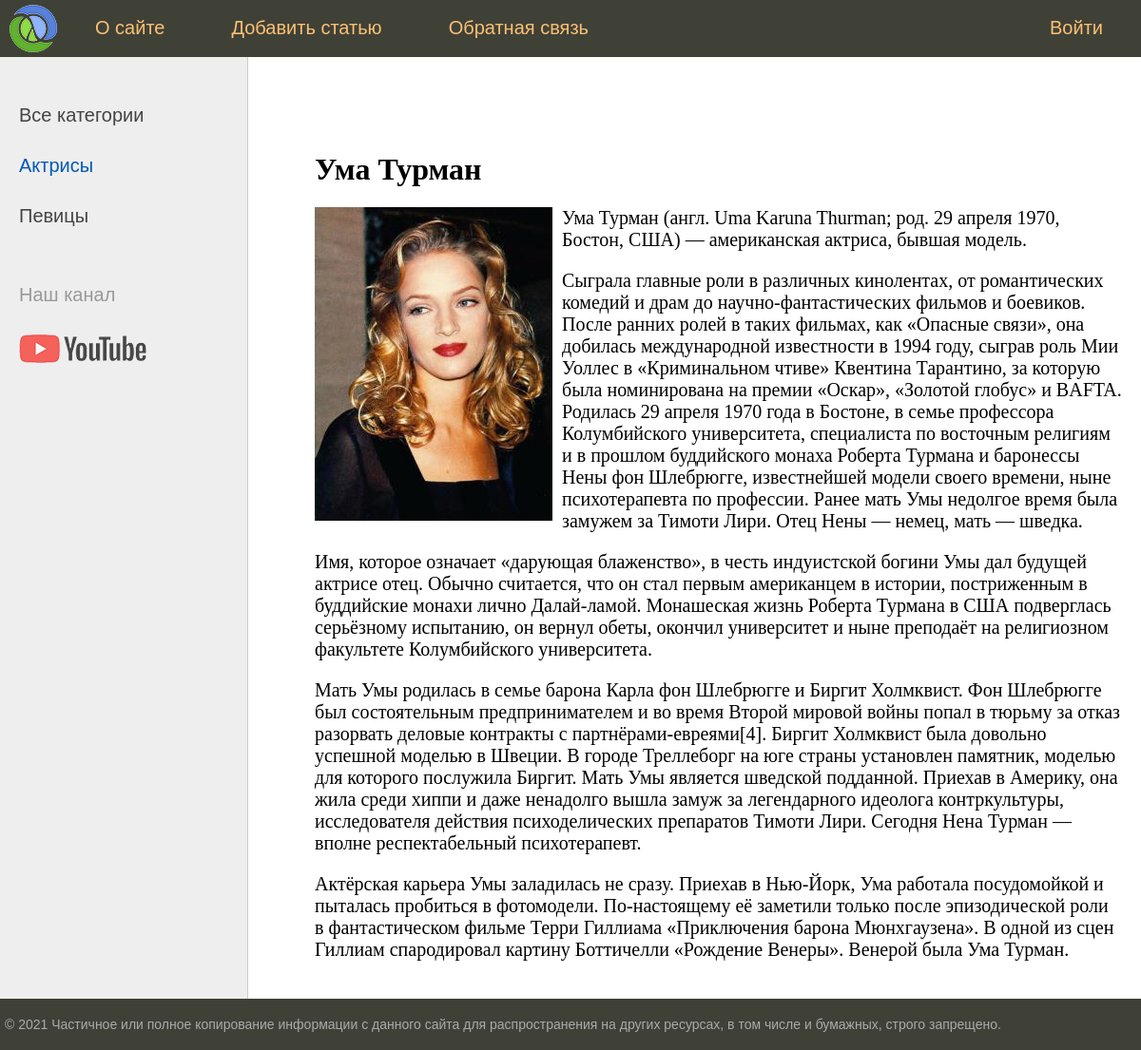
Page /2/ on the committed database.
### women/models.py (models this page shows, shortened)
class Category(models.Model):
    name = models.CharField(max_length=100, db_index=True, verbose_name="Категория")                       #  Название рубрики
    def get_absolute_url(self):
        return reverse('category', kwargs={'cat_id': self.pk})
    class Meta:
        verbose_name = 'Категорию'
        verbose_name_plural = 'Категории'
        ordering = ['id']

class Women(models.Model):
    title = models.CharField(max_length=255, verbose_name="Заголовок")
    content = models.TextField(blank=True, verbose_name="Текст статьи")                                    #  blank=True поле может оставаться пустым
    photo = models.ImageField(upload_to="photos/%Y/%m/%d/", verbose_name="Фото")                           #  подкаталог photos/%Y/%m/%d/ текущий год/месяц/день
    time_create = models.DateTimeField(auto_now_add=True, verbose_name="Время создания")                   #  auto_now_add=True примет текущее время в момент записи и его не поменяет
    time_update = models.DateTimeField(auto_now=True, verbose_name="Время изменения")                      #  auto_now=True примет текущее время в момент записи и его поменяет в случае редактирования
    is_published = models.BooleanField(default=True, verbose_name="Публикация")                            #  default=True при добавлении новой записи то данное поле по умол. примет True
    cat = models.ForeignKey('Category', on_delete=models.PROTECT, null=True, verbose_name="Категория")     # 'Category' имя класса в кавычках поскольку class Category идет после class Women
    class Meta:
        verbose_name = 'Известные женщины'
        verbose_name_plural = 'Известные женщины'
        ordering = ['time_create', 'title']                                                                #  Сортировка по времени в admin django

### women/views.py (the view)
# urls.py: path('<int:post_id>/', show_post, name='post'),
def show_post(request, post_id):
    post = get_object_or_404(Women, pk=post_id)
    context = {
        'post': post,
        'menu': menu,
        'title': post.title,
        'cat_selected': post.cat_id,
    }
    return render(request, 'women/post.html', context=context)

### women/templatetags/women_tags.py (called while the page is built)
@register.inclusion_tag('women/list_categories.html')
def show_categories(sort=None, cat_selected=0):              #  Возвращает полноценную html страницу
    if not sort:
        cats = Category.objects.all()                        #  Читает все категории из стр. Категории
    else:
        cats = Category.objects.order_by(sort)
    return {"cats": cats, "cat_selected": cat_selected}      #  Возвращает словарь

### women/templates/women/post.html
{% extends 'women/base.html' %}
{% block content %}
<h1>{{post.title}}</h1>
{% if post.photo %}
<p><img class="img-article-left" src="{{post.photo.url}}"></p>
{% endif %}
{{post.content|linebreaks}}
{% endblock %}

### women/templates/women/list_categories.html
{% for c in cats %}
{% if c.pk == cat_selected %}
<li class="selected">{{ c.name }}</li>
{% else %}
<li><a href="{{ c.get_absolute_url }}">{{ c.name }}</a></li>
{% endif %}
{% endfor %}

### women/static/women/css/styles.css (style rules this page uses)
html, body { font-family: 'Arial'; margin: 0; padding: 0; height: 100%; width: 100%; color: #444; }
a { color: #0059b2; text-decoration: none; }
img { max-width: 600px; height: auto; }
img.img-article-left { max-width: 300px; height: auto; float: left; padding: 0 10px 10px 0; }
.left-chapters ul li { margin: 30px 0 0 0; color: #999; }
.left-chapters ul li.selected { color: #0059b2; }
.left-chapters ul li a { color: #444; text-decoration: none; }
.content-text h1 { font-size: 32px; }

### rows in the picture
Category: name "Актрисы"
Category: name "Певицы"
Women: title "Ума Турман", photo (picture), content "Ума Турман (англ. Uma Karuna Thurman; род. 29 апреля 1970, Бостон, США) — американская актриса, бывшая модель. Сыграла главные роли в различных кинолентах, от романтических комедий и драм до научно-фантастических фильмов и боевиков. После ранних ролей в таких фильмах, как «Опасные связи», она добилась международной известности в 1994 году, сыграв роль Мии Уоллес в «Криминальном чтиве» Квентина Тарантино, за которую была номинирована на премии «Оскар», «Золотой глобус» и BAFTA. Родилась 29 апреля 1970 года в Бостоне, в семье профессора Колумбийского университета, специалиста по восточным религиям и в прошлом буддийского монаха Роберта Турмана и баронессы Нены фон Шлебрюгге, известнейшей…"

### other values in the picture
{{ m.title }} "О сайте" "Добавить статью" "Обратная связь"
{{ m.title }} "Войти"
